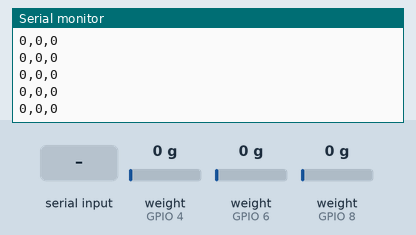
Recording of a sketch running on a simulated ESP8266 (NodeMCU). Shown: the last lines printed to the serial monitor. The test bench sets the inputs (shaded band); at power-on: weight on the scale (sensors on GPIO 4, GPIO 6, GPIO 8) 0 g.

Above: at 8.4 s.
8.5 s: "t" received over Serial
10.0 s: weight on the scale (sensor on GPIO 4) set to 100 g
At 10.9 s:
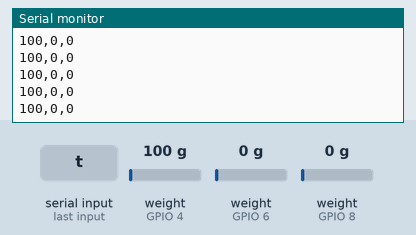
11.5 s: weight on the scale (sensor on GPIO 6) set to 100 g
At 12.2 s:
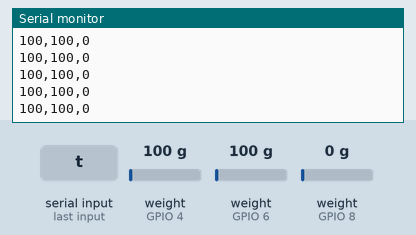
13.0 s: weight on the scale (sensor on GPIO 8) set to 100 g
At 13.5 s:
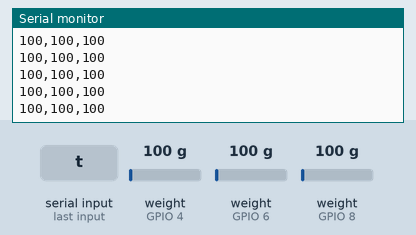
14.5 s: weight on the scale (sensor on GPIO 4) set to 1250 g
At 15.3 s:
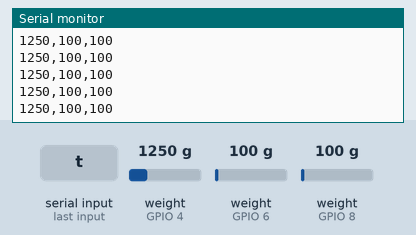
16.0 s: weight on the scale (sensor on GPIO 6) set to 1250 g
At 17.0 s:
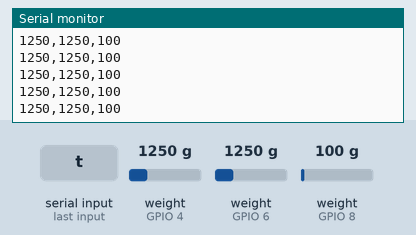
Timing chart, 0 to 18.5 s (numbered marks = the images above; inputs shaded):
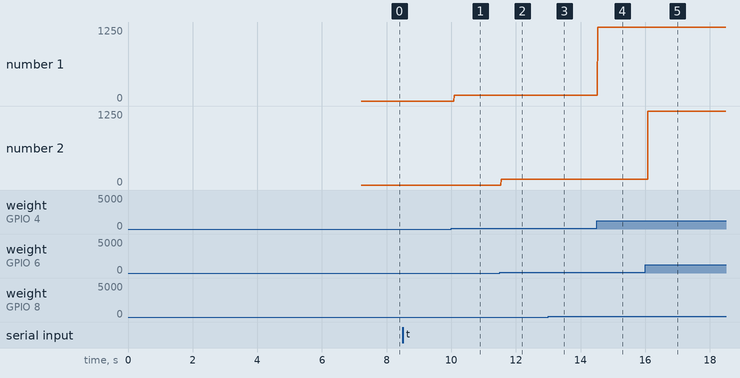

The sketch:

loadCell0404.ino
```cpp
/*
   -------------------------------------------------------------------------------------
   HX711_ADC
   Arduino library for HX711 24-Bit Analog-to-Digital Converter for Weight Scales
   Olav Kallhovd sept2017
   -------------------------------------------------------------------------------------
*/

/*
   Settling time (number of samples) and data filtering can be adjusted in the config.h file
   For calibration and storing the calibration value in eeprom, see example file "Calibration.ino"

   The update() function checks for new data and starts the next conversion. In order to acheive maximum effective
   sample rate, update() should be called at least as often as the HX711 sample rate; >10Hz@10SPS, >80Hz@80SPS.
   If you have other time consuming code running (i.e. a graphical LCD), consider calling update() from an interrupt routine,
   see example file "Read_1x_load_cell_interrupt_driven.ino".

   This is an example sketch on how to use this library
*/

#include <HX711_ADC.h>
#if defined(ESP8266)|| defined(ESP32) || defined(AVR)
#include <EEPROM.h>
#endif

int sensorVal[4];


//pins:
const int HX711_dout01 =6 ; //mcu > HX711 dout pin
const int HX711_sck01 = 7; //mcu > HX711 sck pin

//HX711 constructor:
//HX711_ADC LoadCell01(6,7); //(dout, sck)
HX711_ADC LoadCell02(4,5); //(dout, sck)
HX711_ADC LoadCell03(6,7); //(dout, sck)
HX711_ADC LoadCell04(8,9); //(dout, sck)


const int calVal_eepromAdress = 0;
unsigned long t = 0;

void setup() {
  Serial.begin(57600); delay(10);
  Serial.println();
  Serial.println("Starting...");

  //LoadCell01.begin();
  LoadCell02.begin();   LoadCell03.begin();   LoadCell04.begin();
  //LoadCell.setReverseOutput(); //uncomment to turn a negative output value to positive
  float calibrationValue01; float calibrationValue02; float calibrationValue03; float calibrationValue04; // calibration value (see example file "Calibration.ino")
  calibrationValue01 = 600; // uncomment this if you want to set the calibration value in the sketch
  calibrationValue02 = 600; // uncomment this if you want to set the calibration value in the sketch
  calibrationValue03 = 600; // uncomment this if you want to set the calibration value in the sketch
  calibrationValue04 = 600; // uncomment this if you want to set the calibration value in the sketch
#if defined(ESP8266)|| defined(ESP32)
  //EEPROM.begin(512); // uncomment this if you use ESP8266/ESP32 and want to fetch the calibration value from eeprom
#endif
  //EEPROM.get(calVal_eepromAdress, calibrationValue); // uncomment this if you want to fetch the calibration value from eeprom

  unsigned long stabilizingtime = 2000; // preciscion right after power-up can be improved by adding a few seconds of stabilizing time
  boolean _tare = true; //set this to false if you don't want tare to be performed in the next step
  //LoadCell01.start(stabilizingtime, _tare);
  LoadCell02.start(stabilizingtime, _tare);
  LoadCell03.start(stabilizingtime, _tare);
  LoadCell04.start(stabilizingtime, _tare);
/*
  if (LoadCell01.getTareTimeoutFlag()) {
    Serial.println("Timeout, check MCU>HX711 wiring and pin designations_01");
    while (1);
  }
  else {
    LoadCell01.setCalFactor(calibrationValue01); // set calibration value (float)
    Serial.println("Startup01 is complete");
  }
*/
  if (LoadCell02.getTareTimeoutFlag()) {
    Serial.println("Timeout, check MCU>HX711 wiring and pin designations_02");
    while (1);
  }
  else {
    LoadCell02.setCalFactor(calibrationValue02); // set calibration value (float)
    Serial.println("Startup02 is complete");
  }

  if (LoadCell03.getTareTimeoutFlag()) {
    Serial.println("Timeout, check MCU>HX711 wiring and pin designations_03");
    while (1);
  }
  else {
    LoadCell03.setCalFactor(calibrationValue03); // set calibration value (float)
    Serial.println("Startup03 is complete");
  }

  if (LoadCell04.getTareTimeoutFlag()) {
    Serial.println("Timeout, check MCU>HX711 wiring and pin designations_04");
    while (1);
  }
  else {
    LoadCell04.setCalFactor(calibrationValue04); // set calibration value (float)
    Serial.println("Startup04 is complete");
  }
}

void loop() {
  //static boolean newDataReady01 = 0;
  static boolean newDataReady02 = 0;
  static boolean newDataReady03 = 0;
  static boolean newDataReady04 = 0;

  const int serialPrintInterval = 0; //increase value to slow down serial print activity

  // check for new data/start next conversion:
  //if (LoadCell01.update()) newDataReady01 = true;
  if (LoadCell02.update()) newDataReady02 = true;
  if (LoadCell03.update()) newDataReady03 = true;
  if (LoadCell04.update()) newDataReady04 = true;

  // get smoothed value from the dataset:
  /*
  if (newDataReady01) {
    if (millis() > t + serialPrintInterval) {
      sensorVal[0] = LoadCell01.getData();

      //Serial.print("Load_cell_01 output val: ");
      newDataReady01 = 0;
      t = millis();
    }
  }
*/

  if (newDataReady02) {
    if (millis() > t + serialPrintInterval) {
      sensorVal[1] = LoadCell02.getData();

      //Serial.print("Load_cell_02 output val: ");
      newDataReady02 = 0;
      t = millis();
    }
  }

  if (newDataReady03) {
    if (millis() > t + serialPrintInterval) {
      sensorVal[2] = LoadCell03.getData();

      //Serial.print("Load_cell_03 output val: ");
      newDataReady03 = 0;
      t = millis();
    }
  }

  if (newDataReady04) {
    if (millis() > t + serialPrintInterval) {
      sensorVal[3] = LoadCell04.getData();

      //Serial.print("Load_cell_04 output val: ");
      newDataReady04 = 0;
      t = millis();
    }
  }

  //serialPrint(sensorVal[0],sensorVal[1],sensorVal[2],sensorVal[3]);
  //Serial.print("[");
  //Serial.print(sensorVal[0]);
  //Serial.print(",");
  Serial.print(sensorVal[1]);
  Serial.print(",");
  Serial.print(sensorVal[2]);
  Serial.print(",");
  Serial.println(sensorVal[3]);
  delay(10);
  //Serial.print("]");
  //Serial.print("\n");


  // receive command from serial terminal, send 't' to initiate tare operation:
  if (Serial.available() > 0) {
    char inByte = Serial.read();
    if (inByte == 't') {
      //LoadCell01.tareNoDelay();
      LoadCell02.tareNoDelay();
      LoadCell03.tareNoDelay();
      LoadCell04.tareNoDelay();
    }
  }

  // check if last tare operation is complete:
  /*
  if (LoadCell01.getTareStatus() == true) {
    Serial.println("Tare complete_01");
  }
  */
  if (LoadCell02.getTareStatus() == true) {
    Serial.println("Tare complete_02");
  }
  if (LoadCell03.getTareStatus() == true) {
    Serial.println("Tare complete_03");
  }
  if (LoadCell04.getTareStatus() == true) {
    Serial.println("Tare complete_04");
  }

}

void serialPrint(int x, int y, int z, int u){
  //Serial.print("[");
  Serial.print(x);
  //Serial.print(",");
  Serial.print(y);
  //Serial.print(",");
  Serial.print(z);
 // Serial.print(",");
  Serial.print(u);
  //Serial.print("]");
  Serial.print("/n");
  delay(10);
}
```

Measured:
- after the input at 10.0 s, the serial monitor: prints a new line after 0.09 s (image 1)
- after the input at 11.5 s, the serial monitor: prints a new line after 0.05 s (image 2)
- after the input at 13.0 s, the serial monitor: prints a new line after 0.10 s (image 3)
- after the input at 14.5 s, the serial monitor: prints a new line at once (image 4)
- after the input at 16.0 s, the serial monitor: prints a new line after 0.09 s (image 5)
- plotted number 1: 0 → 100 after the input at 10.0 s, 100 → 1250 after the input at 14.5 s
